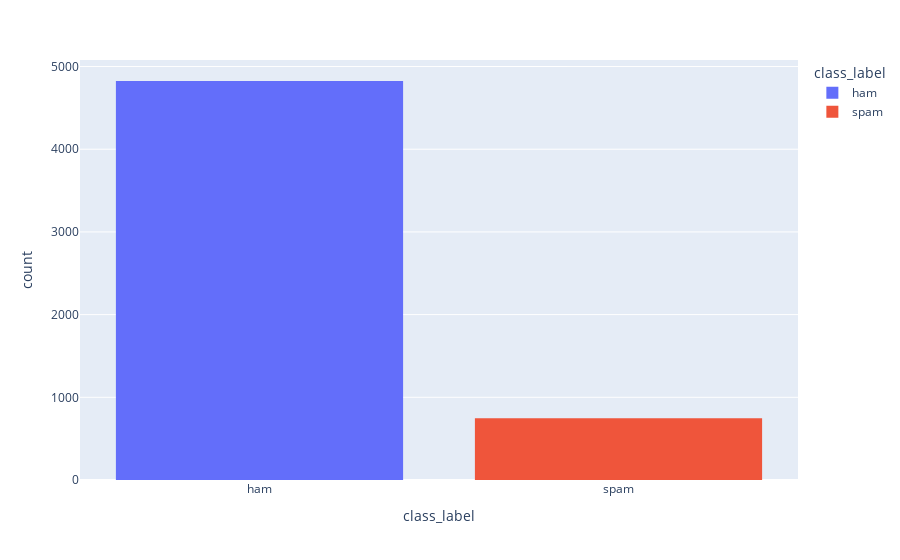

Notebook code cell kept with this figure:
### Code cell
#distribution level
fig= px.histogram(df, x="class_label", color="class_label")
fig.show()

### Figure 1 — Plotly figure (JSON) as saved in the notebook; plotly's stock layout.template omitted (floating-point values rounded to 4 significant figures; data arrays with more than 128 entries replaced by an {"elided": "..."} marker saying what was removed)
{"data": [{"alignmentgroup": "True", "bingroup": "x", "hovertemplate": "class_label=%{x}<br>count=%{y}<extra></extra>", "legendgroup": "ham", "marker": {"color": "#636efa", "pattern": {"shape": ""}}, "name": "ham", "offsetgroup": "ham", "orientation": "v", "showlegend": true, "type": "histogram", "x": {"elided": "4825 str values"}, "xaxis": "x", "yaxis": "y"}, {"alignmentgroup": "True", "bingroup": "x", "hovertemplate": "class_label=%{x}<br>count=%{y}<extra></extra>", "legendgroup": "spam", "marker": {"color": "#EF553B", "pattern": {"shape": ""}}, "name": "spam", "offsetgroup": "spam", "orientation": "v", "showlegend": true, "type": "histogram", "x": {"elided": "747 str values"}, "xaxis": "x", "yaxis": "y"}], "layout": {"barmode": "relative", "legend": {"title": {"text": "class_label"}, "tracegroupgap": 0}, "margin": {"t": 60}, "xaxis": {"anchor": "y", "categoryarray": ["ham", "spam"], "categoryorder": "array", "domain": [0, 1], "title": {"text": "class_label"}}, "yaxis": {"anchor": "x", "domain": [0, 1], "title": {"text": "count"}}}}
